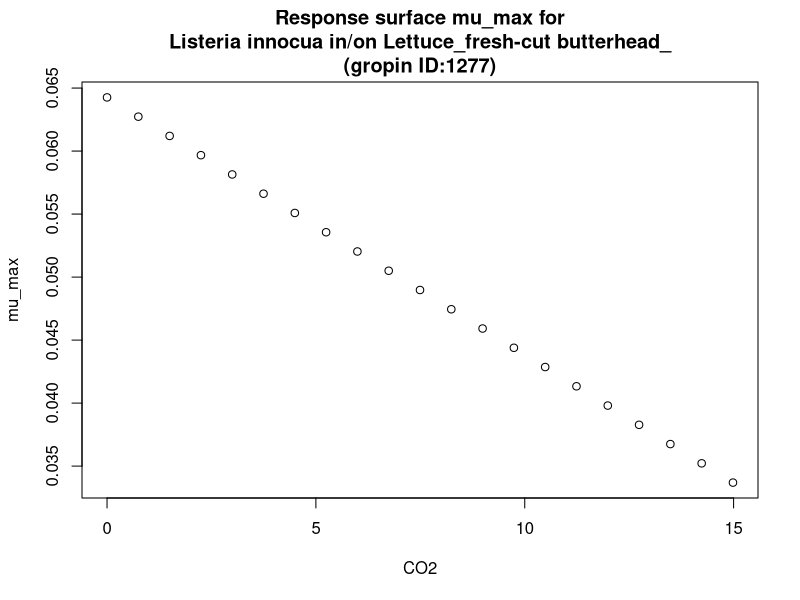

Reproduce this figure in R.
#############################
# start of Parameter script
#############################
CO2 <- seq(0,14.985014985015,length.out=21)
#############################
# end of Parameter script
#############################
############################# 
# start of Model script Gropin ID 1277 
#############################
 
# constant coefficients for this model
 
variables <- data.frame(CO2)
argumentsPar <- expand.grid(variables)
 
# heart of the model
response_surface <- function(CO2) {
   mumax <-0.00204*(31.5-CO2)

return(mumax=mumax)
} 

# output parameters
mumax <- cbind(argumentsPar,response_surface(argumentsPar['CO2']))
colnames(mumax) <- c(colnames(argumentsPar),'mumax')
#############################
# End of Model script
#############################
############################# 
# start of Visualisation script Gropin ID 1277 
#############################
plot(CO2,mumax$mumax,
                          xlab='CO2',
                          ylab='mu_max',main='Response surface mu_max for
Listeria innocua in/on Lettuce_fresh-cut butterhead_
(gropin ID:1277)')
#############################
# End of Visualisation script
#############################
